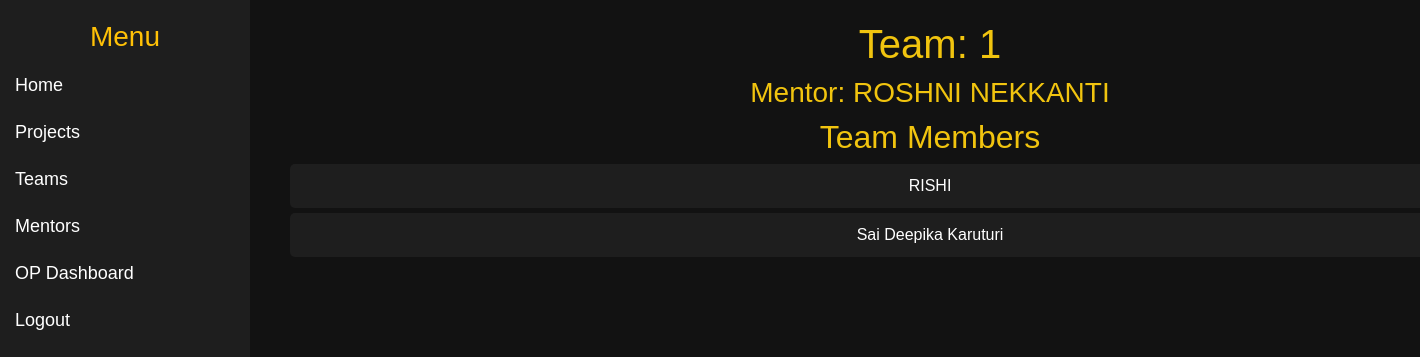
/team_detail/1/, run on the app's committed database.
### home/models.py (models this page shows, shortened)
class Team(models.Model):
    name = models.CharField(max_length=100)
    mentor = models.ForeignKey(Mentor, on_delete=models.CASCADE)  # Each team has a mentor
    members = models.ManyToManyField(Contact, related_name='teams')  # Students assigned to a team

class Mentor(models.Model):
    user = models.OneToOneField(User, on_delete=models.CASCADE)  # One-to-one relation with User
    full_name = models.CharField(max_length=100)
    email = models.EmailField()

class Contact(models.Model):
    staff = models.OneToOneField(User, on_delete=models.CASCADE,null=True)
    fullname = models.CharField(max_length=60)
    branch = models.CharField(max_length=100,choices=BRANCH,null=True)
    stdyear = models.CharField(max_length=6)
    phno = models.CharField(max_length=12)
    git = models.CharField(max_length=100)
    linkedin = models.CharField(max_length=100)
    hrank = models.CharField(max_length=100)
    aadhar = models.CharField(max_length=16)
    addr = models.TextField()
    adnum=models.CharField(max_length=11)
    image = models.ImageField(default='mysite\templates\avatar.jpg',upload_to='contact_images')
    section = models.CharField(max_length=100,choices=SEC,null=True)

### home/views.py (the view)
# urls.py: path('team_detail/<int:team_id>/', views.team_detail, name='team_detail'),
def team_detail(request, team_id):
    team = get_object_or_404(Team, id=team_id)
    members = team.members.all()  # Assuming you have a relation for members, adjust if needed
    return render(request, 'team_detail.html', {'team': team, 'members': members})

### templates/team_detail.html (shortened to what this page needs)
<!DOCTYPE html>
<html lang="en">
<head>
    <link rel="stylesheet" href="https://cdn.jsdelivr.net/npm/bootstrap@5.3.0-alpha3/dist/css/bootstrap.min.css">
</head>
<body>
    <div class="sidebar">
        <h3 class="text-center text-warning">Menu</h3>
        <a href="{% url 'home' %}">Home</a>
        <a href="{% url 'project_list' %}">Projects</a>
        <a href="{% url 'team_list' %}">Teams</a>
        <a href="{% url 'mentor_list' %}">Mentors</a>
        <a href="{% url 'operations_dashboard' %}">OP Dashboard</a>
        <a href="{% url 'logout' %}">Logout</a>
    </div>
    <div class="container">
        <h1>Team: {{ team.name }}</h1>
        <h3>Mentor: {{ team.mentor.full_name }}</h3>
        <h2>Team Members</h2>
        <ul>
            {% for member in members %}
                <li>{{ member.fullname }}</li>
            {% empty %}
                <li>No members in this team.</li>
            {% endfor %}
        </ul>
    </div>
</body>
</html>

### templates/team_detail.html (style rules this page uses)
body { background-color: #121212; color: #f1c40f; font-family: Arial, sans-serif; }
.sidebar { height: 100vh; width: 250px; position: fixed; top: 0; left: 0; background-color: #1e1e1e; padding-top: 20px; }
.sidebar a { padding: 10px 15px; text-decoration: none; font-size: 18px; color: white; display: block; }
.container { margin-left: 270px; padding: 20px; text-align: center; }
ul { list-style-type: none; padding: 0; }
li { background-color: #1e1e1e; padding: 10px; margin: 5px 0; border-radius: 5px; color: white; }

### data on the page
Team: name "1", mentor.full_name "ROSHNI NEKKANTI"
Contact: fullname "RISHI"
Contact: fullname "Sai Deepika Karuturi"
